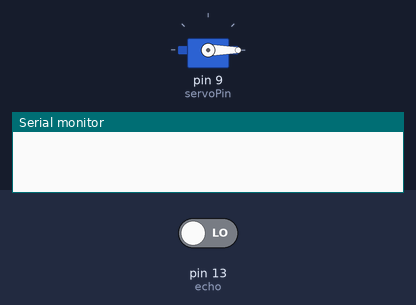
Bench run of a sketch on a simulated Arduino Uno, built with avr-gcc and run on an emulated ATmega328P. Parts: servo, the last lines printed to the serial monitor. Inputs (shaded band) come from the test bench; at power-on: pin 13 (echo) LOW.

Above: at 0.1 s.
At 19.0 s:
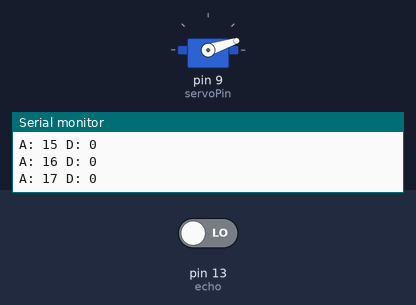
At 38.9 s:
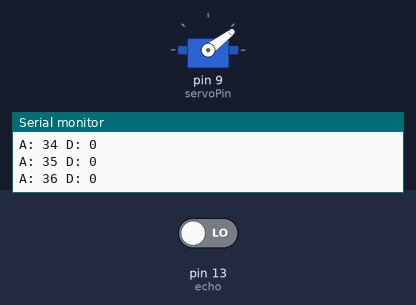
Timing chart, 0 to 40.0 s (numbered marks = the images above):
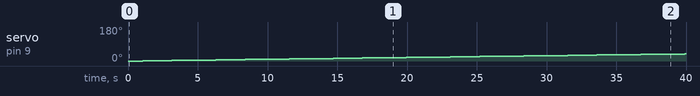

Measured:
- by itself, servo on pin 9 (servoPin): moves from 0° to 38° over 38.9 s

The sketch:

Radar.ino
```cpp
#include <Servo.h>

Servo myServo; // Create a servo object to control a servo motor

int servoPin = 9; // Define the pin to which the servo is connected
const int echo = 13;
const int trig = 12;

int duration=0;
int distance=0;

void setup() {
  myServo.attach(servoPin); // Attaches the servo on pin 9 to the servo object
  pinMode(trig,OUTPUT);
  pinMode(echo,INPUT);
  Serial.begin(9600);
}

void loop() {
  // Sweep the servo from 0 to 180 degrees in steps of 1 degree
  for (int angle = 0; angle <= 180; angle++) {
    myServo.write(angle); // Set the servo position

    digitalWrite(trig,HIGH);
    delay(10);
    digitalWrite(trig,LOW);

    long duration = pulseIn(echo,HIGH);
    int distance = (duration * 0.034)/2;
    Serial.println("");
    delay(40); // Wait for servo to reach the position
    Serial.print("A: "); //A: for angle
    Serial.print(angle); // Sends the current degree into the Serial Port
    Serial.print(" D: "); //D for distance
    //Serial.print(","); //D for distance
    Serial.print(distance); // Sends the distance value into the Serial Port


  }


  // Sweep the servo from 180 to 0 degrees in steps of 1 degree
  for (int angle = 180; angle >= 0; angle--) {
    myServo.write(angle); // Set the servo position
    digitalWrite(trig,HIGH);
    delay(10);
    digitalWrite(trig,LOW);

    duration = pulseIn(echo,HIGH);
    distance = (duration/2)/28.5;
    delay(40); // Wait for servo to reach the position
    Serial.println("");
    Serial.print("A: "); //A: for angle
    Serial.print(angle); // Sends the current degree into the Serial Port
    Serial.print(" D: "); //D for distance
    //Serial.print(","); //D for distance
    Serial.print(distance); // Sends the distance value into the Serial Port

  }
}
```
